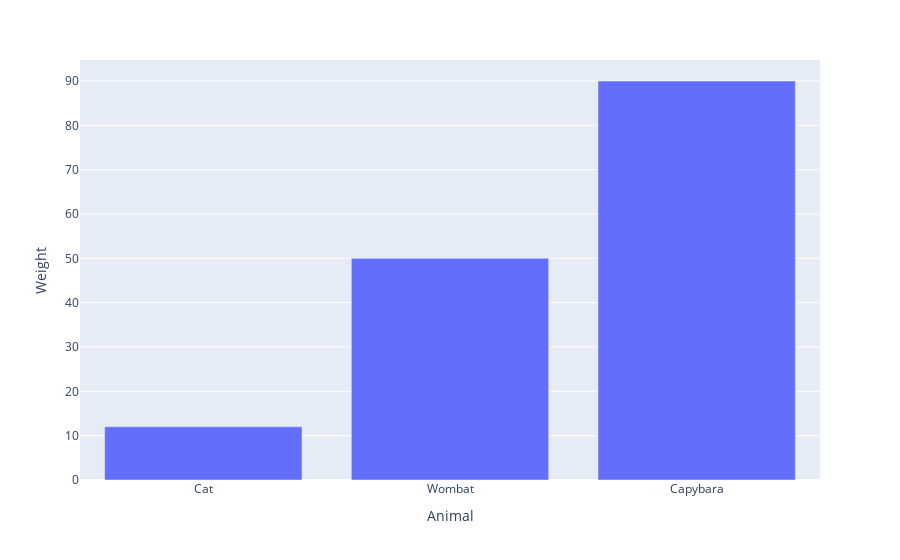

Write notebook code for a chart like this one.
### Markdown cell above
体重順に並べかえるには `.update_layout(xaxis={'categoryorder': 'total ascending'})`

### Code cell
px.bar(pd.DataFrame(AnimalWeights), x='Animal', y='Weight').update_layout(xaxis={'categoryorder': 'total ascending'})

### Figure 1 — Plotly figure (JSON) as saved in the notebook; plotly's stock layout.template omitted (floating-point values rounded to 4 significant figures)
{"data": [{"alignmentgroup": "True", "hovertemplate": "Animal=%{x}<br>Weight=%{y}<extra></extra>", "legendgroup": "", "marker": {"color": "#636efa", "pattern": {"shape": ""}}, "name": "", "offsetgroup": "", "orientation": "v", "showlegend": false, "textposition": "auto", "type": "bar", "x": ["Cat", "Capybara", "Wombat"], "xaxis": "x", "y": [12, 90, 50], "yaxis": "y"}], "layout": {"barmode": "relative", "legend": {"tracegroupgap": 0}, "margin": {"t": 60}, "xaxis": {"anchor": "y", "categoryorder": "total ascending", "domain": [0, 1], "title": {"text": "Animal"}}, "yaxis": {"anchor": "x", "domain": [0, 1], "title": {"text": "Weight"}}}}
